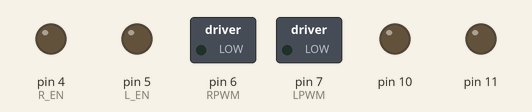
The sketch below on a simulated Arduino Mega 2560, built with avr-gcc and run on an emulated ATmega2560. On the bench: switched loads named in the sketch (green lamp = pin HIGH), output pins drawn as LEDs (lit = HIGH).

Above: at 0.1 s.
At 3.1 s:
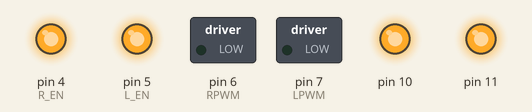
Timing chart, 0 to 4.6 s (numbered marks = the images above):
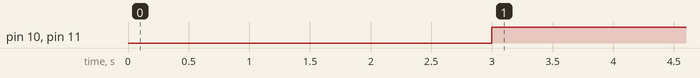

The sketch:

teste_motores_loc.ino
```cpp
/*
  Sabertooth 2x25 V2
  Simplified Serial
  Arduino Mega - Serial3 (TX pino 14)
  motor esquerda
*/

#define R_EN   4
#define L_EN   5
#define RPWM   6
#define LPWM   7

int velocidade = 255;
void setup() {
  Serial3.begin(9600);
  delay(3000); // tempo de inicialização da Sabertooth

  pinMode(10, OUTPUT);
  pinMode(11, OUTPUT);
  pinMode(R_EN, OUTPUT);
  pinMode(L_EN, OUTPUT);
  pinMode(RPWM, OUTPUT);
  pinMode(LPWM, OUTPUT);

  // Habilita a ponte H
  digitalWrite(R_EN, HIGH);
  digitalWrite(L_EN, HIGH);

  // Garante motor parado na inicialização
  analogWrite(RPWM, 0);
  analogWrite(LPWM, 0);
}

void loop() {

  // ===== FRENTE =====
  /* . Sending a character between 1 and 127 will
  control motor 1. 1 is full reverse, 64 is stop and 127 is full forward. Sending a character between
  128 and 255 will control motor 2. 128 is full reverse, 192 is stop and 255 is full forward*/
  Serial3.write(1); // Motor 1 frente esquerda
  Serial3.write(130);

  digitalWrite(10, HIGH);
  digitalWrite(11, HIGH);
  delay(5000);

  delay(3000000);

  /*// ===== STOP =====
  Serial3.write(0);  // Motor 1 stop esquerda
  Serial3.write(0); // Motor 2 stop direita
  digitalWrite(10, LOW);
  digitalWrite(11, LOW);
  delay(2000);

  // ===== RÉ =====
  Serial3.write(38);   // Motor 1 ré esquerda
  Serial3.write(176); // Motor 2 ré direita
  analogWrite(RPWM, velocidade);
  analogWrite(LPWM, 0);
  digitalWrite(10, HIGH);
  digitalWrite(11, HIGH);
  delay(1500);

  // ===== STOP =====
  Serial3.write(0);
  Serial3.write(0);
  digitalWrite(10, LOW);
  digitalWrite(11, LOW);
  delay(2000);*/
}
```

Measured:
- by itself, pin 10, pin 11: LOW → HIGH at 3.0 s
